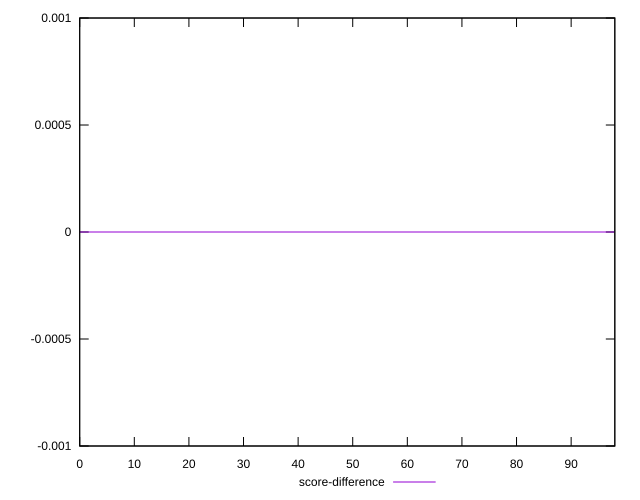

Source code (gnuplot):
reset

$scoreDifference <<EOF
0 0
1 0
2 0
3 0
4 0
5 0
6 0
7 0
8 0
9 0
10 0
11 0
12 0
13 0
14 0
15 0
16 0
17 0
18 0
19 0
20 0
21 0
22 0
23 0
24 0
25 0
26 0
27 0
28 0
29 0
30 0
31 0
32 0
33 0
34 0
35 0
36 0
37 0
38 0
39 0
40 0
41 0
42 0
43 0
44 0
45 0
46 0
47 0
48 0
49 0
50 0
51 0
52 0
53 0
54 0
55 0
56 0
57 0
58 0
59 0
60 0
61 0
62 0
63 0
64 0
65 0
66 0
67 0
68 0
69 0
70 0
71 0
72 0
73 0
74 0
75 0
76 0
77 0
78 0
79 0
80 0
81 0
82 0
83 0
84 0
85 0
86 0
87 0
88 0
89 0
90 0
91 0
92 0
93 0
94 0
95 0
96 0
97 0
98 0
EOF

set key outside below
set xrange [0:98]
set yrange [-0.001:0.001]
set trange [-0.001:0.001]
set terminal svg size 640, 500 enhanced background rgb 'white'
set output "report/report_00029_2021-02-24T13-36-40.390Z/uses-optimized-images/samples/card/score-difference/sorted.svg"

plot $scoreDifference title "score-difference" with line

reset
